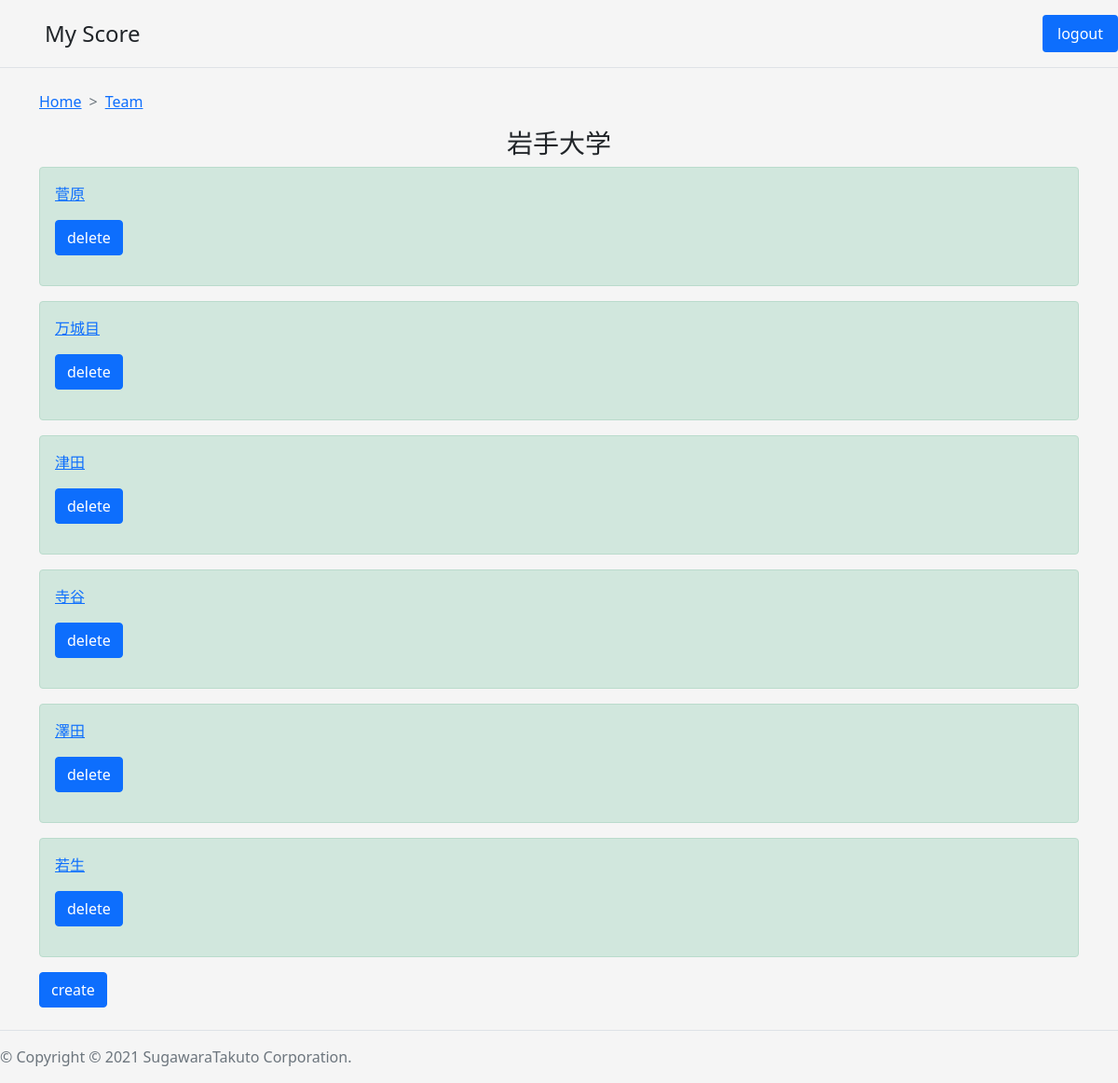
/list/17 (signed in), run on the app's committed database.
### volleyapp/models.py (models this page shows, shortened)
class Teamname(models.Model):
  user = models.ForeignKey(User, on_delete=models.CASCADE)
  team = models.CharField(max_length=10000)

class Playername(models.Model):
  team = models.ForeignKey(Teamname, on_delete=models.CASCADE)
  name = models.CharField(max_length=10000)

### volleyapp/views.py (the view)
# urls.py: path('list/<int:pk>', listfunc, name='list'),
@login_required
def listfunc(request, pk):
  teamname = get_object_or_404(Teamname, pk=pk)
  object_list = teamname.playername_set.all()
  return render(request, 'list.html',{'object_list':object_list , 'teamname':teamname})

### templates/list.html
{% extends 'base.html' %}
{% load static %}
{% block customcss %}
<link href="{% static 'list.css' %}" rel="stylesheet">
{% endblock customcss %}
{% block content %}
<div class="container">
  <nav style="--bs-breadcrumb-divider: '>';" aria-label="breadcrumb">
    <ol class="breadcrumb">
      <li class="breadcrumb-item"><a href="{% url 'home' %}">Home</a></li>
      <li class="breadcrumb-item active" aria-current="page"><a href="{% url 'teamlist' %}">Team</a></li>
    </ol>
  </nav>
  <div class="title">
    <h3>{{ teamname.team }}</h3>
  </div>
  {% for nameitem in object_list %}
  <div class="alert alert-success" role="alert">
    <p><a href="{% url 'scores' nameitem.pk %}"> {{ nameitem.name }}</a></p>
    <p><a href="{% url 'deleteplayer' nameitem.pk %}" class="btn btn-primary" role="button" aria-disabled="true">delete</a></p>
  </div>
  {% endfor %}
  <a href="{% url 'createplayer' teamname.pk %}" class="btn btn-primary" role="button" aria-disabled="true">create</a>
</div>
{% endblock content %}

### static/list.css (style rules this page uses)
html, body { height: 100%; }
body { align-items: center; background-color: #f5f5f5; }
ol { text-align: center; }
.title { text-align: center; }

### data on the page
Teamname: team "岩手大学"
Playername: name "菅原"
Playername: name "万城目"
Playername: name "津田"
Playername: name "寺谷"
Playername: name "澤田"
Playername: name "若生"
